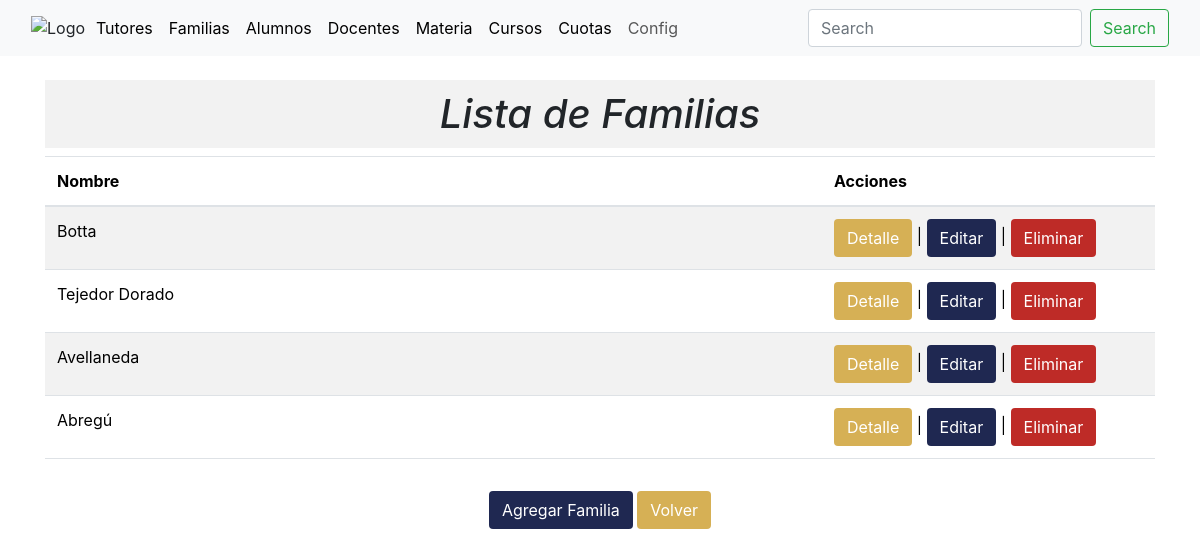
Before: /familia_list with the older database file.
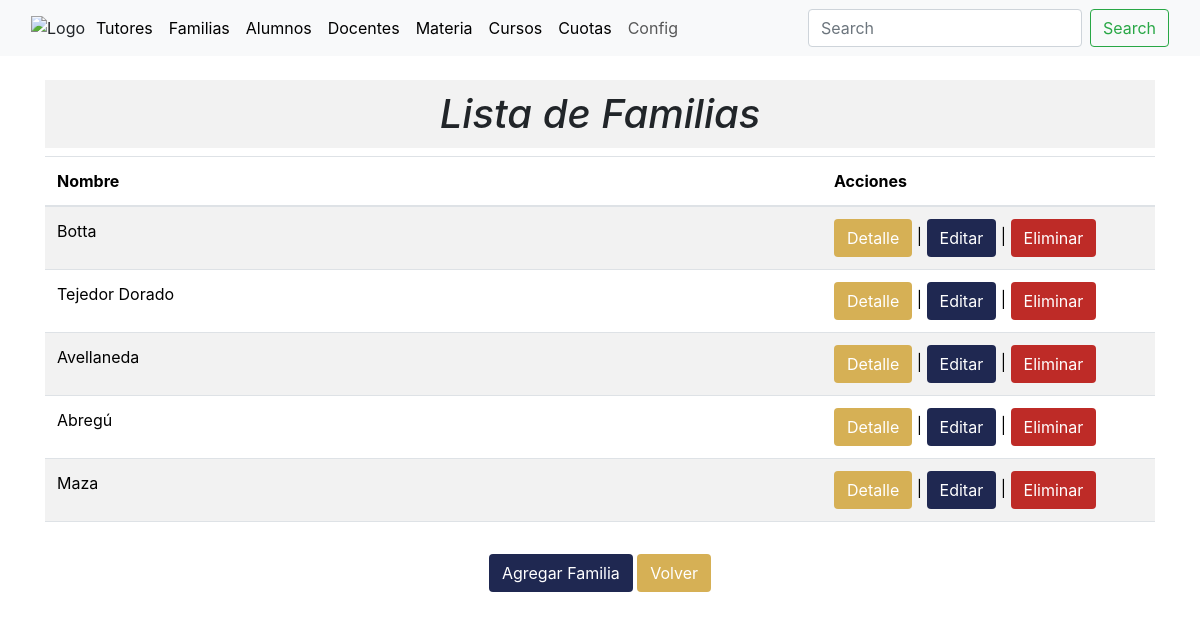
After: the same page with the newer database file.
### academico/models.py (models this page shows, shortened)
class Familia(models.Model):
    Tutores = models.ManyToManyField(Tutores,blank=False)
    Nombre_Familia = models.CharField(max_length=255, default=None)
    class Meta:
        db_table = 'familias'
        verbose_name = 'familia'
        verbose_name_plural = 'familias'

### academico/views.py (the view)
# urls.py: path('familia_list', views.familia_list, name='familia_list'),
def familia_list(request):
    familias = Familia.objects.all()
    tutores = Tutores.objects.all()
    form = FamiliaForm()
    context = {'familias': familias,
               'tutores': tutores,
               'form': form}
    return render(request, 'familia_list.html', context)

### academico/forms.py
class FamiliaForm(forms.ModelForm):
    class Meta:
        model = Familia
        fields = ['Nombre_Familia']
        widgets = {
            'Nombre_Familia': forms.TextInput(attrs={'class': 'form-control'}),
        }
    def __init__(self, *args, **kwargs):
        super().__init__(*args, **kwargs)
        self.fields['Nombre_Familia'].required = False

### academico/models.py (called while the page is built)
    def __str__(self):
        return '%s %s '%(self.Nombre,self.Apellido)

### academico/templates/familia_list.html (shortened to what this page needs)
{% extends "base.html" %}
{%block content%}
<main>
  <div class="container mt-4">
    <div class="row justify-content-center">
      <div class="col-md-12 text-center">
        <h1 style="font-style: italic; background-color: #f2f2f2; padding: 10px;">Lista de Familias</h1>
      </div>
    </div>
    <div class="row justify-content-center">
      <div class="col-md-12"> <div class="table-responsive">
        <table class="table table-striped table-hover">
          <thead>
            <tr>
              <th style="width: 70%;">Nombre</th>
              <th>Acciones</th>
            </tr>
          </thead>
          <tbody>
            {% for familia in familias %}
            <tr>
              <td>
                {{ familia.Nombre_Familia }}
              </td>
              <td>
                <button type="button" class="btn" style="background-color: rgb(214,176,85); color: white;"
                        data-toggle="modal" data-target="#familiaDetailsModal{{ familia.pk }}">Detalle</button> |
                <button type="button" class="btn" style="background-color: rgb(31,40,81); color: white;"
                        data-toggle="modal" data-target="#familiaEditModal{{ familia.pk }}">Editar</button> |
                <button type="button" class="btn" style="background-color: rgb(190,43,39); color: white;"
                        data-toggle="modal" data-target="#familiaDeleteModal{{ familia.pk }}">Eliminar</button>
              </td>
            </tr>
            {% endfor %}
          </tbody>
        </table>
        </div>
      </div>
    </div>
    <div class="row justify-content-center mt-3">
      <div class="col-md-8 text-center">
        <button type="button" class="btn" style="background-color: rgb(31,40,81); color: white;" onclick="location.href='{% url 'familia_create' %}'">Agregar Familia</button>
        <button type="button" class="btn" style="background-color: rgb(214,176,85); color: white;" onclick="location.href='{% url 'index' %}'">Volver</button>
      </div>
    </div>
  </div>
</main>
{%endblock%}

Changed rows visible on the page:
added Familia: Nombre_Familia "Maza"
